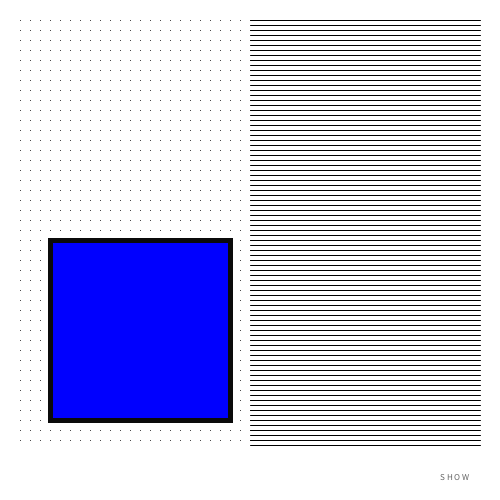
Frame 1 (no input)
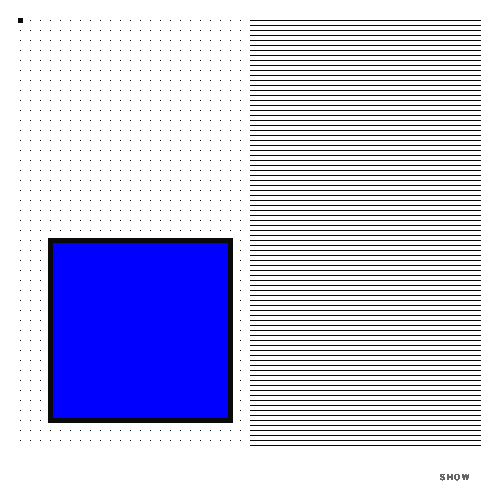
Frame 60 (the mouse pressed at the canvas centre just before this capture)
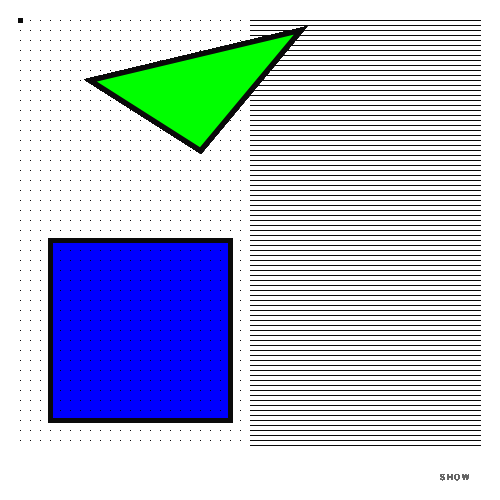
Frame 120 (the mouse held since frame 60 and released just before this capture)

The Processing sketch that drew these frames (run headless with seeded random() and noise(); from frame 60 on, the mouse is pressed at the canvas centre):

// Processing sketch: processing_110909
// ── processing_110909.pde

//22/09/2013
//MOK Ka Yee Amanda
//SID 52622241
  
void setup(){
  size(500,500);   //Set window size
  smooth();        //Smooth the lines
  background(255); //Set the white background
    
}
 
void draw() {
 
for (int i = 20; i < 450; i = i+10) {  //for structures one, loop dot
  for (int j = 20; j < 450; j = j+10) {
    point(i, j);
    strokeWeight(1);
  }
}
 
for (int i = 20; i < 450; i = i+5) {  //for structures two, loop line
  line(250, i, 480, i);
}
 
if (mouseX<100) {  //blue rect
      fill(#0000FF);  //set the retc for blue
      strokeWeight(5);
      stroke(10);
      rect(50,240,180,180);
      }
 
else if (mouseX<200) {  //red ellipse
      fill(#FF0000);  //set the ellipse for red
      strokeWeight(5);
      stroke(10);
      ellipse(380, 250, 150, 150);
      }
 
 
else if (mouseX<350) {  //green triangle
      fill(#00FF00);  //set the triangle for green
      strokeWeight(5);
      stroke(10);
      triangle(200,150, 300, 30, 90, 80);
      }
       
fill(100);  //Right, SHOW
  smooth();
  textSize(9);
  text("S H O W", 440, 480);
 
}
 
// the end
